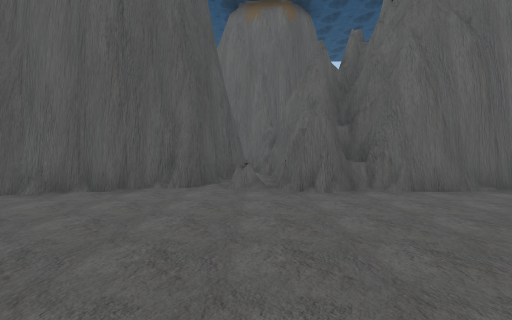
View 1 (above)

24 first-person views from a walk through a Unity game level. The camera is 1.5 m above the floor, tilts 2° down and sees 80° across. The floor is counted in squares, 2 m on a side. Each view is taken from the middle of a square. On the plan, view 1 faces up. The plan holds only what a view shows up to about 10 squares ahead; the rest is blank. The place goes on beyond the plan. The player is left out. Some animated figures are left out. Some surface patterns are stand-ins.

View 2
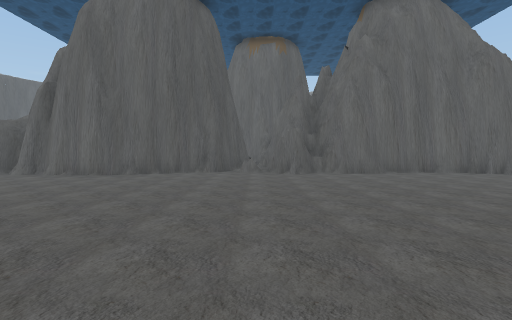

View 3
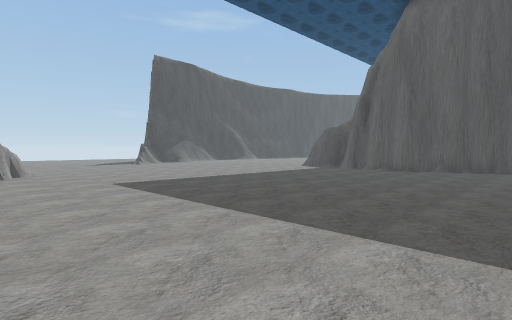

View 4
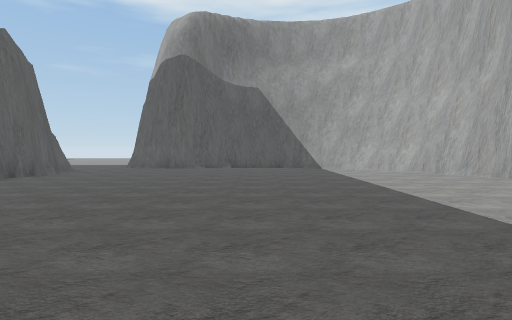

View 5
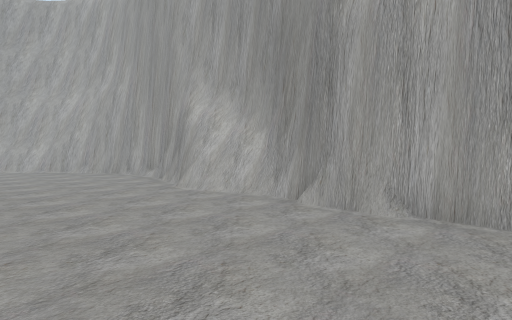

View 6
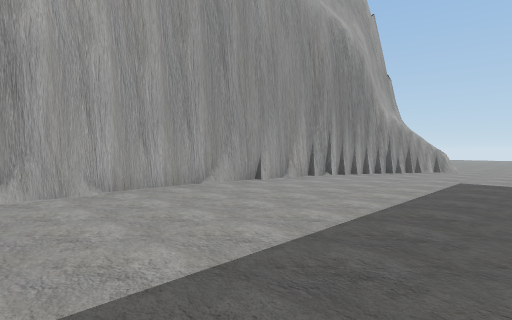

View 7
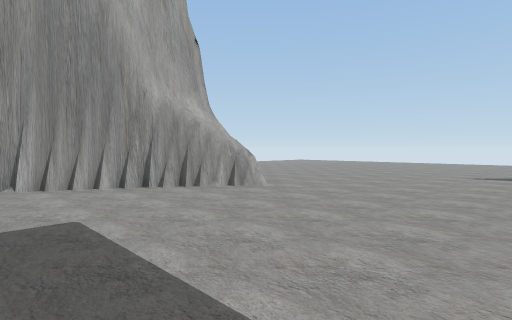

View 8
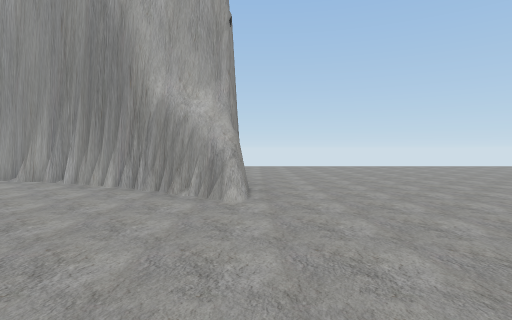

View 9
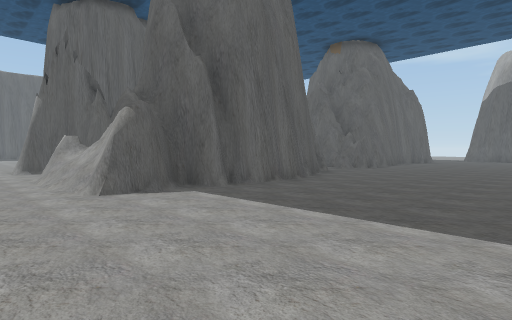

View 10
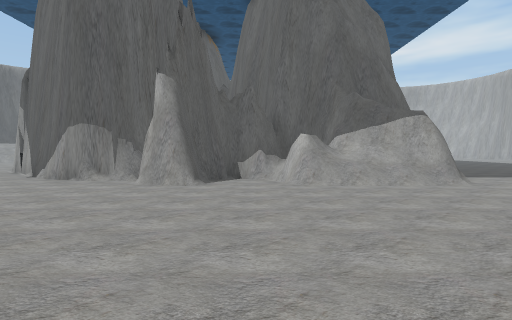

View 11
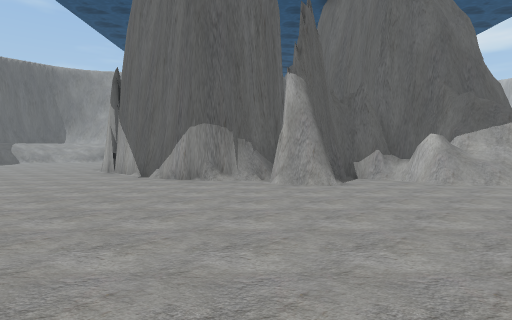

View 12
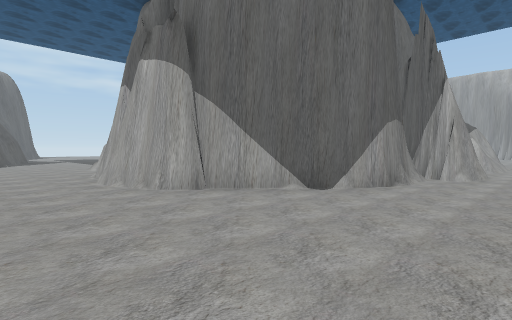

View 13
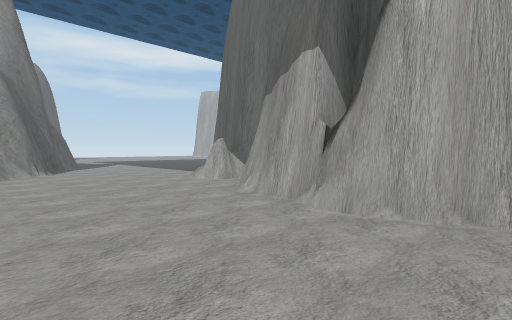

View 14
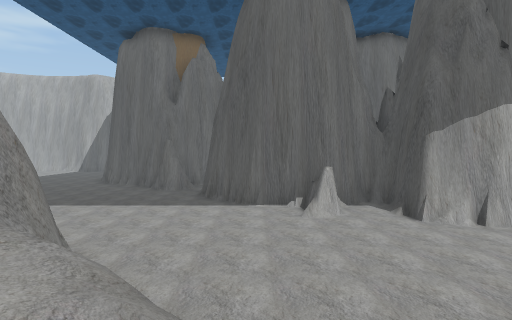

View 15
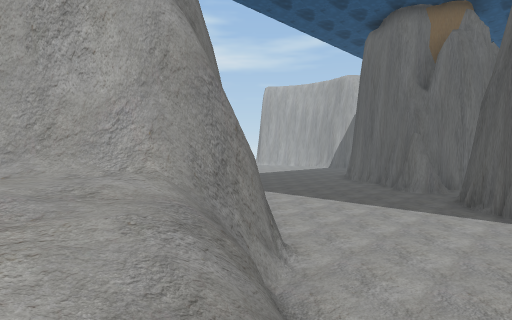

View 16
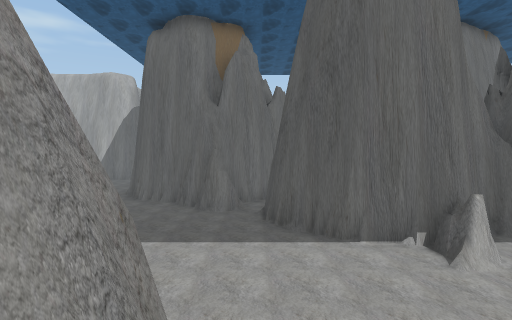

View 17
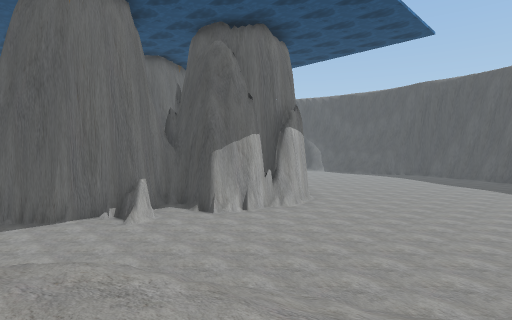

View 18
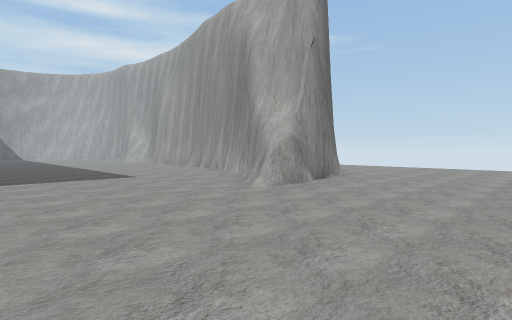

View 19
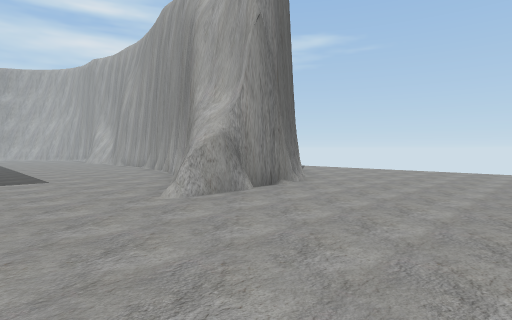

View 20
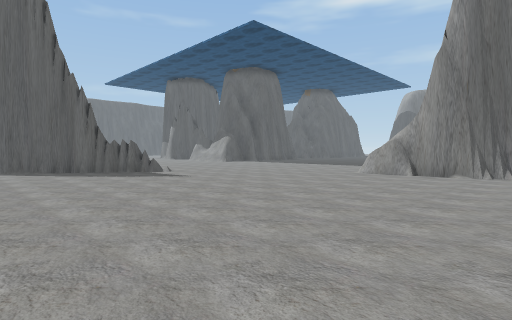

View 21
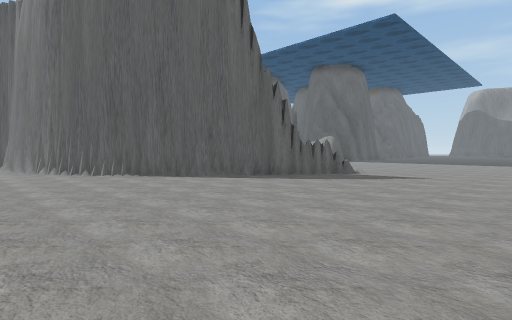

View 22
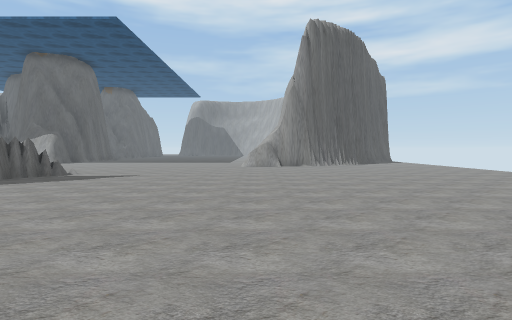

View 23
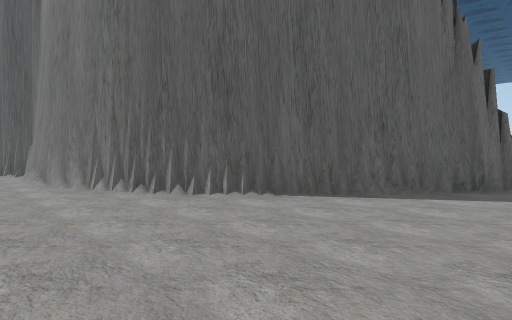

View 24
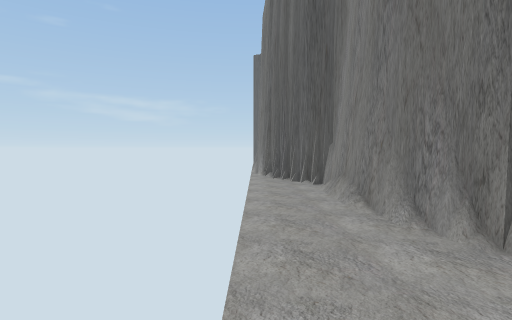

### Floor plan
Key: @ floor where view 1 was taken; # wall or solid block; . main floor; : floor 2.25 m higher than the main floor; / step, stairs or slope; = window, fence, low wall or low ledge; ^ raised ledge; v drop or lower ground.
Columns run from 25 left of view 1 to 9 right of it. Each row starts with its distance up from view 1.
 25                        ..//  :
 24                  .........///:
 23                  .........///:#
 22                   ........./=/#
 21               ............./=v#
 20               ...............v##
 19               ...............vvv
 18               .....######....vv..
 17              .....##   ####..vv...
 16             .....##      ### v....
 15 ##         ......#         ##.....
 14 .#        ......##          ##....
 13 .#       .......##           ###..
 12 .##       ......##            ##
 11 ..#       ......##
 10 ..#      ........#
  9 ..#       ......##      ###
  8 ..#        .....^#      #.#
  7 ..##        ....##      #.##
  6 ...#         ...##    ###=#######
  5 ...##         ..#######.........###
  4 ....###       ....................
  3 ......##      ....................
  2 .......##     .....................
  1 ........##.   .....................
  0 .........................@.........
 -1 ...................................
 -2 ...................................
 -3 ...................................
 -4 ...................................
 -5 ..............#....................
 -6  .............###.................#
 -7   ............#####..............##
 -8    ...........#   ################
 -9     ...........

Where each view was taken, in squares from view 1:
view 1: 0 up, 0 right, facing up
view 2: 4 down, 0 right, facing up
view 3: 6 down, 1 left, facing up-left
view 4: 1 down, 1 left, facing right
view 5: 4 down, 3 left, facing down-right
view 6: 2 down, 0 right, facing down-left
view 7: 0 up, 7 left, facing down-left
view 8: 0 up, 12 left, facing down
view 9: 0 up, 11 left, facing up-right
view 10: 10 up, 16 left, facing right
view 11: 13 up, 16 left, facing right
view 12: 21 up, 11 left, facing down-right
view 13: 22 up, 6 left, facing down-right
view 14: 24 up, 2 right, facing down
view 15: 23 up, 2 right, facing down-right
view 16: 22 up, 4 right, facing down
view 17: 25 up, 4 right, facing down-left
view 18: 0 up, 16 left, facing down-right
view 19: 2 down, 16 left, facing down-right
view 20: 9 down, 21 left, facing up-right
view 21: 4 down, 25 left, facing up-right
view 22: 5 down, 25 left, facing right
view 23: 1 up, 25 left, facing up-right
view 24: 5 up, 25 left, facing up
